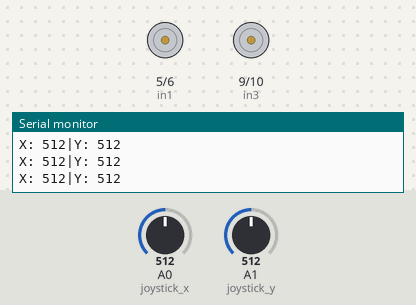
The sketch below on a simulated Arduino Uno, built with avr-gcc and run on an emulated ATmega328P. On the bench: motor-driver pin pairs drawn as motors (green arrow = first pin HIGH = forward, orange = second pin HIGH = backward, longer = more drive), the last lines printed to the serial monitor. Inputs (shaded band) come from the test bench; at power-on: A0 (joystick_x) = 512, A1 (joystick_y) = 512.

Above: at 1.2 s.
1.3 s: A0 (joystick_x) set to 484
At 1.9 s:
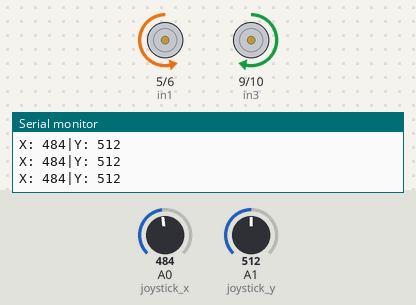
2.8 s: A0 (joystick_x) set to 540
At 3.4 s:
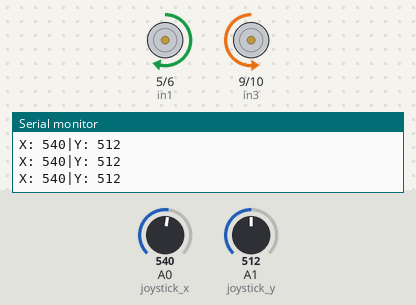
Timing chart, 0 to 5.8 s (numbered marks = the images above; inputs shaded):
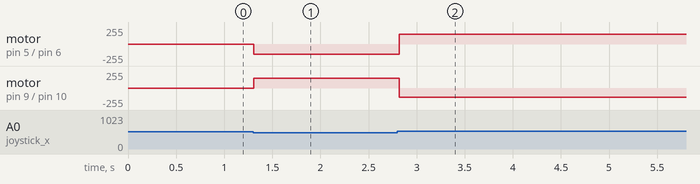

Measured:
- the behaviour switches between 500 and 499 on A0 (joystick_x) (found by bisection; images 0 and 1)
- after the input at 1.3 s, motor on pin 5 (in1) / pin 6 (in2): stopped → backward 150/255 at once; motor on pin 9 (in3) / pin 10 (in4): stopped → forward 150/255 at once
- after the input at 2.8 s, motor on pin 5 (in1) / pin 6 (in2): backward 150/255 → forward 150/255 at once; motor on pin 9 (in3) / pin 10 (in4): forward 150/255 → backward 140/255 at once

The sketch:

CAR-08-40-Fix-non-straight-drive.ino
```cpp
// This sketch contains an offset variable that you can use
// to calibrate the relative speed difference between the motors
// that results in the car being unable to drive straight.
// My car tends to drive along a right curve. This means that the
// left motor rotates slightly faster than the right motor.
// To compensate for the difference, I have experimentally determined
// a small speed offset that is added to the speed of the left motor so
// that the effect of straight drive is achieved.

const int in1 = 5; // in1,2 for right wheel
const int in2 = 6;
const int in3 = 9; // in3,4 for left wheel
const int in4 = 10;

const int motor_speed_offset = - 10; // This number derives experimentally.

const int joystick_x = A0;
const int joystick_y = A1;

int Xvalue = 0;
int Yvalue = 0;

// X and Y max min values for no movement. I have define these values experimentally.
const int x_max = 530;
const int x_min = 500;
const int y_max = 530;
const int y_min = 500;

const int high_speed = 255;
const int low_speed = 150;

void moveA(int speed) {
  analogWrite(in1, 0);
  analogWrite(in2, speed);
  analogWrite(in3, speed);
  analogWrite(in4, 0);
}

void moveB(int speed) {
  analogWrite(in1, speed);
  analogWrite(in2, 0);
  analogWrite(in3, 0);
  analogWrite(in4, speed + motor_speed_offset); // Add the offset value to the left motor
                                                // speed to reduce the forward drive
                                                // right curve tendency.
}

void turnB(int speed) {
  analogWrite(in1, speed);
  analogWrite(in2, 0);
  analogWrite(in3, speed);
  analogWrite(in4, 0);
}

void turnA(int speed) {
  analogWrite(in1, 0);
  analogWrite(in2, speed);
  analogWrite(in3, 0);
  analogWrite(in4, speed);
}

void stopMove() {
  analogWrite(in1, 0);
  analogWrite(in2, 0);
  analogWrite(in3, 0);
  analogWrite(in4, 0);
}

void setup() {
  // put your setup code here, to run once:
  Serial.begin(9600);
}

void loop() {
  // put your main code here, to run repeatedly:
  Xvalue = analogRead(joystick_x);
  Yvalue = analogRead(joystick_y);
  Serial.print("X: ");
  Serial.print(Xvalue, DEC);  // print the value of VRX in DEC
  Serial.print("|Y: ");
  Serial.println(Yvalue, DEC);  // print the value of VRX in DEC

  // Get these values through experimentation .
  if ((Xvalue >= x_min && Xvalue <=x_max) &&
      (Yvalue >= y_min && Yvalue <= y_max))
  {
    stopMove();
  } else if (Xvalue < x_min) {
    moveA(low_speed);
  } else if (Xvalue > x_max) {
    moveB(low_speed);
  } else if (Yvalue > y_max) {
    turnA(low_speed);
  } else if (Yvalue < y_min) {
    turnB(high_speed);
  }

  delay(100);
}
```
